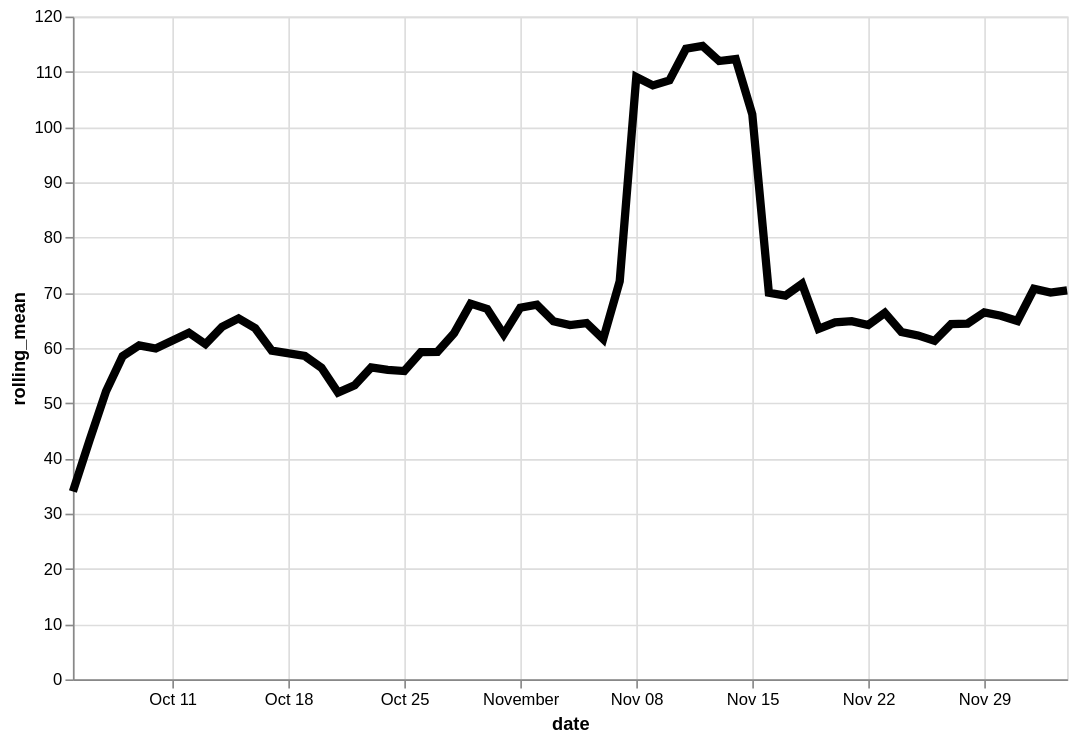

Write the Vega-Lite specification saved for this chart.
### Vega-Lite specification from a JSON file in a GitHub repository (floating-point values rounded to 4 significant figures)
{"config": {"view": {"continuousWidth": 400, "continuousHeight": 300}}, "data": {"name": "data-5edb08382d2375b673ff9bc2f2206d05"}, "mark": {"type": "line", "color": "black", "size": 5}, "encoding": {"x": {"type": "temporal", "field": "date"}, "y": {"type": "quantitative", "field": "rolling_mean"}}, "height": 400, "transform": [{"window": [{"op": "mean", "field": "logavg", "as": "rolling_mean"}], "frame": [-7, 0]}], "width": 600, "$schema": "https://vega.github.io/schema/vega-lite/v4.8.1.json", "datasets": {"data-5edb08382d2375b673ff9bc2f2206d05": [{"date": "2020-10-05", "logavg": 34.0}, {"date": "2020-10-06", "logavg": 52.49}, {"date": "2020-10-07", "logavg": 70.0}, {"date": "2020-10-08", "logavg": 77.57}, {"date": "2020-10-09", "logavg": 68.33}, {"date": "2020-10-10", "logavg": 57.0}, {"date": "2020-10-12", "logavg": 80.0}, {"date": "2020-10-13", "logavg": 46.09}, {"date": "2020-10-14", "logavg": 59.0}, {"date": "2020-10-15", "logavg": 64.86}, {"date": "2020-10-16", "logavg": 55.75}, {"date": "2020-10-17", "logavg": 45.0}, {"date": "2020-10-19", "logavg": 60.62}, {"date": "2020-10-20", "logavg": 40.0}, {"date": "2020-10-21", "logavg": 44.17}, {"date": "2020-10-22", "logavg": 56.57}, {"date": "2020-10-23", "logavg": 84.71}, {"date": "2020-10-24", "logavg": 61.44}, {"date": "2020-10-25", "logavg": 54.08}, {"date": "2020-10-26", "logavg": 72.35}, {"date": "2020-10-27", "logavg": 61.09}, {"date": "2020-10-28", "logavg": 66.75}, {"date": "2020-10-29", "logavg": 87.22}, {"date": "2020-10-30", "logavg": 48.94}, {"date": "2020-10-31", "logavg": 47.81}, {"date": "2020-11-01", "logavg": 100.1}, {"date": "2020-11-02", "logavg": 58.4}, {"date": "2020-11-03", "logavg": 48.45}, {"date": "2020-11-04", "logavg": 55.44}, {"date": "2020-11-05", "logavg": 69.65}, {"date": "2020-11-06", "logavg": 64.08}, {"date": "2020-11-07", "logavg": 132.8}, {"date": "2020-11-08", "logavg": 343.5}, {"date": "2020-11-09", "logavg": 88.0}, {"date": "2020-11-10", "logavg": 65.72}, {"date": "2020-11-11", "logavg": 94.18}, {"date": "2020-11-12", "logavg": 59.5}, {"date": "2020-11-13", "logavg": 47.88}, {"date": "2020-11-14", "logavg": 66.83}, {"date": "2020-11-15", "logavg": 53.0}, {"date": "2020-11-16", "logavg": 84.86}, {"date": "2020-11-17", "logavg": 83.88}, {"date": "2020-11-18", "logavg": 82.85}, {"date": "2020-11-19", "logavg": 29.0}, {"date": "2020-11-20", "logavg": 68.72}, {"date": "2020-11-21", "logavg": 49.6}, {"date": "2020-11-22", "logavg": 61.48}, {"date": "2020-11-23", "logavg": 70.58}, {"date": "2020-11-24", "logavg": 57.06}, {"date": "2020-11-25", "logavg": 78.9}, {"date": "2020-11-26", "logavg": 74.96}, {"date": "2020-11-27", "logavg": 53.15}, {"date": "2020-11-28", "logavg": 69.65}, {"date": "2020-11-29", "logavg": 65.79}, {"date": "2020-11-30", "logavg": 56.58}, {"date": "2020-12-01", "logavg": 63.08}, {"date": "2020-12-02", "logavg": 103.6}, {"date": "2020-12-03", "logavg": 73.32}, {"date": "2020-12-04", "logavg": 78.34}]}}
